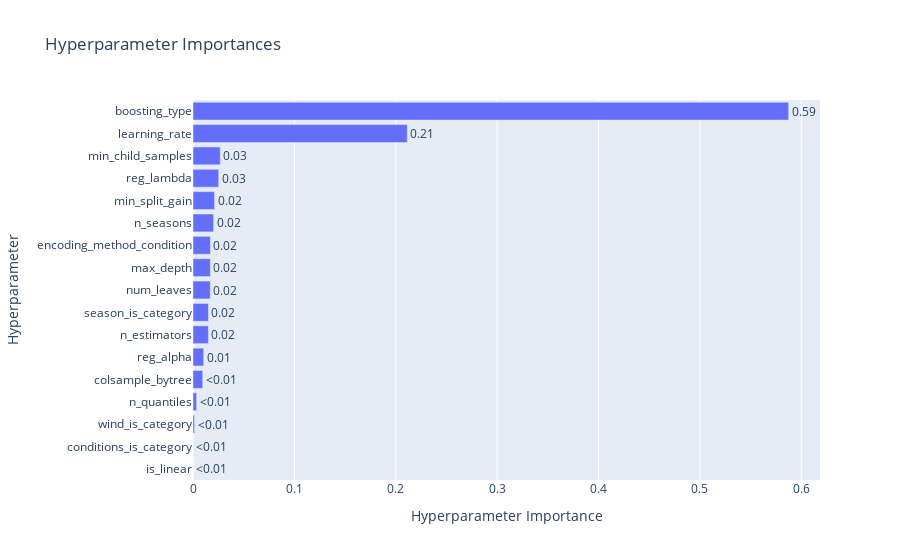

Write notebook code for a chart like this one.
### Code cell
vis.plot_param_importances(study=temp_study)

### Figure 1 — Plotly figure (JSON) as saved in the notebook; plotly's stock layout.template omitted (floating-point values rounded to 4 significant figures)
{"data": [{"cliponaxis": false, "hovertemplate": ["is_linear (CategoricalDistribution): 0.0<extra></extra>", "conditions_is_category (CategoricalDistribution): 7.098599206918303e-05<extra></extra>", "wind_is_category (CategoricalDistribution): 0.001544179833934913<extra></extra>", "n_quantiles (IntDistribution): 0.0035687091420146984<extra></extra>", "colsample_bytree (FloatDistribution): 0.009581071748433796<extra></extra>", "reg_alpha (FloatDistribution): 0.010546596183396307<extra></extra>", "n_estimators (IntDistribution): 0.0151933778228478<extra></extra>", "season_is_category (CategoricalDistribution): 0.01524650613183303<extra></extra>", "num_leaves (IntDistribution): 0.01705899158026729<extra></extra>", "max_depth (IntDistribution): 0.017138327976224617<extra></extra>", "encoding_method_condition (CategoricalDistribution): 0.01715846455631081<extra></extra>", "n_seasons (IntDistribution): 0.020340571461749356<extra></extra>", "min_split_gain (FloatDistribution): 0.02128839346576632<extra></extra>", "reg_lambda (FloatDistribution): 0.02538464595483758<extra></extra>", "min_child_samples (IntDistribution): 0.02689841469213548<extra></extra>", "learning_rate (FloatDistribution): 0.21140806038486049<extra></extra>", "boosting_type (CategoricalDistribution): 0.5875727030733185<extra></extra>"], "name": "Objective Value", "orientation": "h", "text": ["<0.01", "<0.01", "<0.01", "<0.01", "<0.01", "0.01", "0.02", "0.02", "0.02", "0.02", "0.02", "0.02", "0.02", "0.03", "0.03", "0.21", "0.59"], "textposition": "outside", "type": "bar", "x": [0, 7.099e-05, 0.001544, 0.003569, 0.009581, 0.01055, 0.01519, 0.01525, 0.01706, 0.01714, 0.01716, 0.02034, 0.02129, 0.02538, 0.0269, 0.2114, 0.5876], "y": ["is_linear", "conditions_is_category", "wind_is_category", "n_quantiles", "colsample_bytree", "reg_alpha", "n_estimators", "season_is_category", "num_leaves", "max_depth", "encoding_method_condition", "n_seasons", "min_split_gain", "reg_lambda", "min_child_samples", "learning_rate", "boosting_type"]}], "layout": {"title": {"text": "Hyperparameter Importances"}, "xaxis": {"title": {"text": "Hyperparameter Importance"}}, "yaxis": {"title": {"text": "Hyperparameter"}}}}
